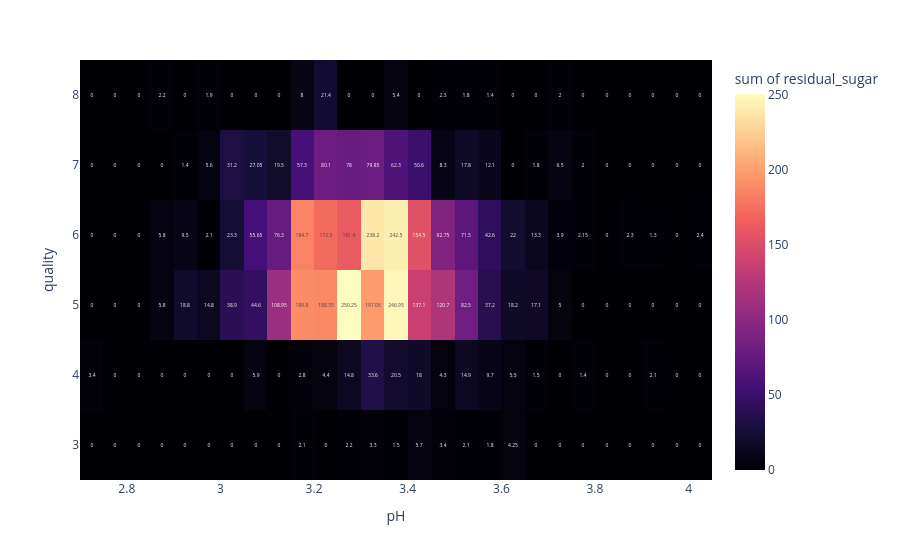

The code cell stored with this chart in its notebook:
### Code cell
fig = px.density_heatmap(df, x = "pH", y = "quality", z = "residual_sugar",
                         color_continuous_scale = "magma", text_auto = True)
fig.show()

### Figure 1 — Plotly figure (JSON) as saved in the notebook; plotly's stock layout.template omitted (floating-point values rounded to 4 significant figures; data arrays with more than 128 entries replaced by an {"elided": "..."} marker saying what was removed)
{"data": [{"coloraxis": "coloraxis", "histfunc": "sum", "hovertemplate": "pH=%{x}<br>quality=%{y}<br>sum of residual_sugar=%{z}<extra></extra>", "name": "", "texttemplate": "%{z}", "type": "histogram2d", "x": {"elided": "1599 float values"}, "xaxis": "x", "xbingroup": "x", "y": {"elided": "1599 int values"}, "yaxis": "y", "ybingroup": "y", "z": {"elided": "1599 float values"}}], "layout": {"coloraxis": {"colorbar": {"title": {"text": "sum of residual_sugar"}}, "colorscale": [[0, "#000004"], [0.1111, "#180f3d"], [0.2222, "#440f76"], [0.3333, "#721f81"], [0.4444, "#9e2f7f"], [0.5556, "#cd4071"], [0.6667, "#f1605d"], [0.7778, "#fd9668"], [0.8889, "#feca8d"], [1, "#fcfdbf"]]}, "legend": {"tracegroupgap": 0}, "margin": {"t": 60}, "xaxis": {"anchor": "y", "domain": [0, 1], "title": {"text": "pH"}}, "yaxis": {"anchor": "x", "domain": [0, 1], "title": {"text": "quality"}}}}
